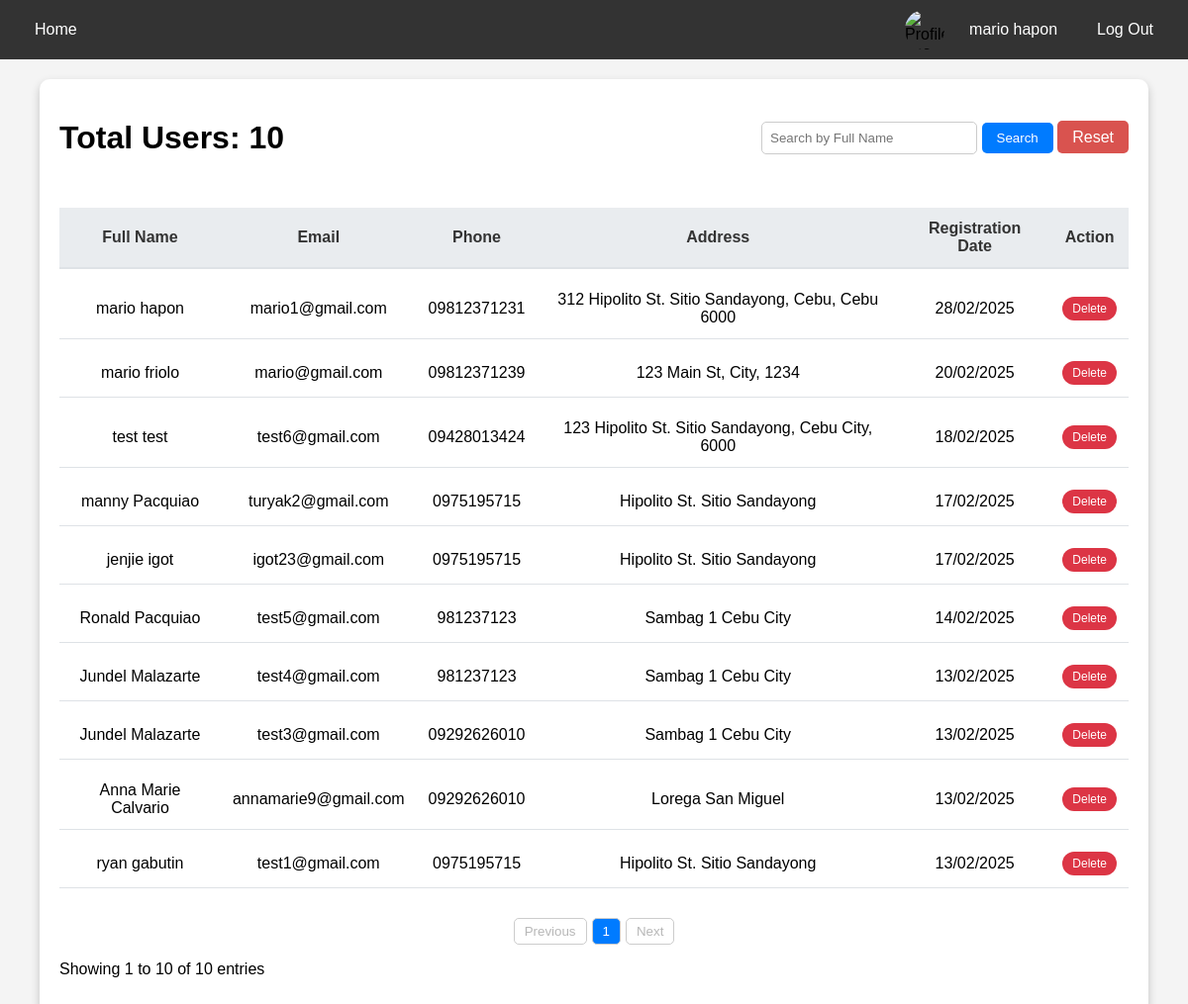
The app's page /admin/total_users.php (signed in), older data.
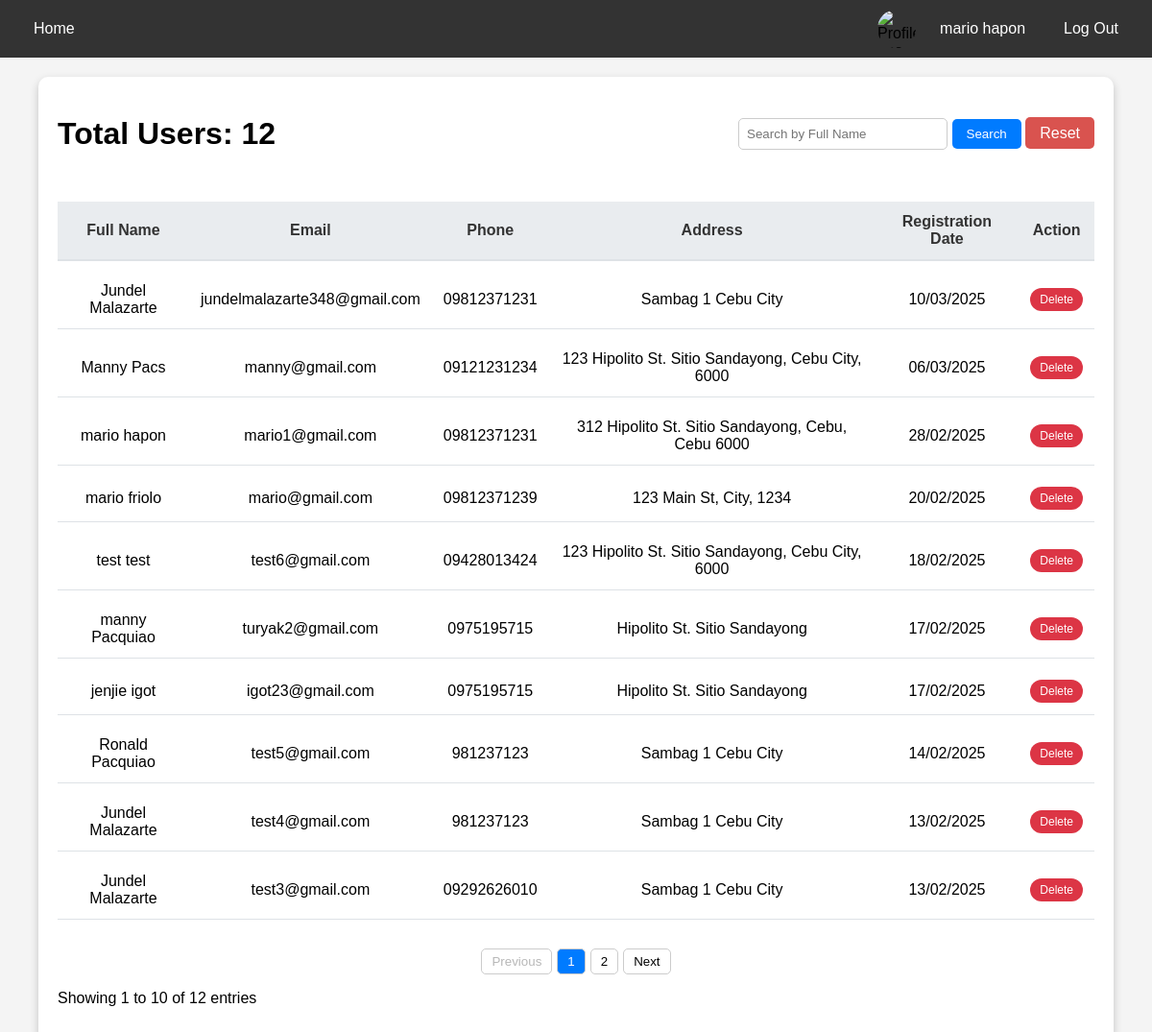
The same page, newer data.
### tables this page shows
CREATE TABLE `users` (
  `id` int(11) NOT NULL,
  `fname` varchar(50) NOT NULL,
  `lname` varchar(50) NOT NULL,
  `email` varchar(100) NOT NULL,
  `pass` varchar(255) NOT NULL,
  `phone` varchar(15) NOT NULL,
  `address` text NOT NULL,
  `created_at` timestamp NOT NULL DEFAULT current_timestamp(),
  `profile_image` varchar(255) DEFAULT NULL
);

### admin/total_users.php (the view, shortened to what the changed rows need)
<?php
@include '../db_connect.php';
$user_id = $_SESSION['id'];
$sql = "SELECT fname, lname, profile_image FROM `users` WHERE id = ?";
$stmt = mysqli_prepare($conn, $sql);
mysqli_stmt_bind_param($stmt, "i", $user_id);
mysqli_stmt_execute($stmt);
$result = mysqli_stmt_get_result($stmt);
if ($row = mysqli_fetch_assoc($result)) {
    $fname = htmlspecialchars($row['fname']);
    $lname = htmlspecialchars($row['lname']);
    $profile_image = $row['profile_image'];
    $default_image = '../uploads/default.jpg';
    if (empty($profile_image) || !file_exists("../uploads/" . $profile_image)) {
        $profile_image = $default_image;
    } else {
        $profile_image = '../uploads/' . $profile_image;
    }
} else {
    $fname = "Admin";
    $lname = "User";
    $profile_image = '../uploads/default.jpg';
}
$total_users_query = mysqli_query($conn, "SELECT COUNT(*) FROM users");
$total_users = mysqli_fetch_row($total_users_query)[0];
$search = isset($_GET['search']) ? trim($_GET['search']) : '';
$items_per_page = 10;
$page = isset($_GET['page']) && is_numeric($_GET['page']) ? max(1, $_GET['page']) : 1;
$start = ($page - 1) * $items_per_page;
$sql = "SELECT id, fname, lname, email, phone, address, created_at FROM users";
$sql .= " ORDER BY id DESC";
$stmt = mysqli_prepare($conn, $sql);
mysqli_stmt_execute($stmt);
$users_query = mysqli_stmt_get_result($stmt);
$users = [];
while ($row = mysqli_fetch_assoc($users_query)) {
    $users[] = $row;
}
$total_pages = ceil(count($users) / $items_per_page);
$paginated_users = array_slice($users, $start, $items_per_page);
?>
<!DOCTYPE html>
<html lang="en">
<head>
    <link rel="stylesheet" href="https://cdnjs.cloudflare.com/ajax/libs/font-awesome/5.15.4/css/all.min.css">
</head>
<body>
    <div class="navbar">
        <div class="profile-info">
            <img src="<?php echo $profile_image; ?>" alt="Profile Image">
            <a href="profile.php"><?php echo $fname . " " . $lname; ?></a>
            <a href="../admin/logout.php">Log Out</a>
        </div>
    </div>
    <div class="container">
        <div class="search-container">
            <h1>Total Users: <?php echo $total_users; ?></h1>
            <div class="search-bar">
                <form method="GET">
                </form>
            </div>
        </div>
        <div class="user-section">
            <?php if (empty($paginated_users)): ?>
                <p>No users found.</p>
            <?php else: ?>
                <table>
                    <thead>
                        <tr>
                            <th>Full Name</th>
                            <th>Email</th>
                            <th>Phone</th>
                            <th>Address</th>
                            <th>Registration Date</th>
                            <th>Action</th>
                        </tr>
                    </thead>
                    <tbody>
                        <?php foreach ($paginated_users as $user): ?>
                            <tr>
                                <td><?php echo htmlspecialchars($user['fname'] . ' ' . $user['lname']); ?></td>
                                <td><?php echo htmlspecialchars($user['email']); ?></td>
                                <td><?php echo htmlspecialchars($user['phone']); ?></td>
                                <td><?php echo htmlspecialchars($user['address']); ?></td>
                                <td><?php echo date('d/m/Y', strtotime($user['created_at'])); ?></td>
                                <td><a href="../admin/delete_user.php?id=<?php echo $user['id']; ?>" class="delete-btn" onclick="return confirm('Are you sure you want to delete this user?');">Delete</a></td>
                            </tr>
                        <?php endforeach; ?>
                    </tbody>
                </table>
                <div class="pagination">
                    <button onclick="window.location.href='?page=<?php echo $page - 1; ?>&search=<?php echo $search; ?>'" <?php echo $page <= 1 ? 'disabled' : ''; ?>>Previous</button>
                    <?php for ($i = 1; $i <= $total_pages; $i++): ?>
                        <button class="<?php echo $i === $page ? 'active' : ''; ?>" onclick="window.location.href='?page=<?php echo $i; ?>&search=<?php echo $search; ?>'"><?php echo $i; ?></button>
                    <?php endfor; ?>
                    <button onclick="window.location.href='?page=<?php echo $page + 1; ?>&search=<?php echo $search; ?>'" <?php echo $page >= $total_pages ? 'disabled' : ''; ?>>Next</button>
                </div>
                <p>Showing <?php echo $start + 1; ?> to <?php echo min($start + $items_per_page, $total_users); ?> of <?php echo $total_users; ?> entries</p>
            <?php endif; ?>
        </div>
    </div>
</body>
</html>

Row changes from the older to the newer data that the page shows:
no longer on this page (row unchanged): users: fname+lname "Anna Marie Calvario", email "annamarie9@gmail.com", phone "09292626010", address "Lorega San Miguel", created_at "13/02/2025"
no longer on this page (row unchanged): users: fname+lname "ryan gabutin", email "test1@gmail.com", phone "0975195715", address "Hipolito St. Sitio Sandayong", created_at "13/02/2025"
added users: fname+lname "Jundel Malazarte", email "jundelmalazarte348@gmail.com", phone "09812371231", address "Sambag 1 Cebu City", created_at "10/03/2025"
added users: fname+lname "Manny Pacs", email "manny@gmail.com", phone "09121231234", address "123 Hipolito St. Sitio Sandayong, Cebu City, 6000", created_at "06/03/2025"
Text that changed along with them:
$total_users: "10" → "12"
new list line: "2"
